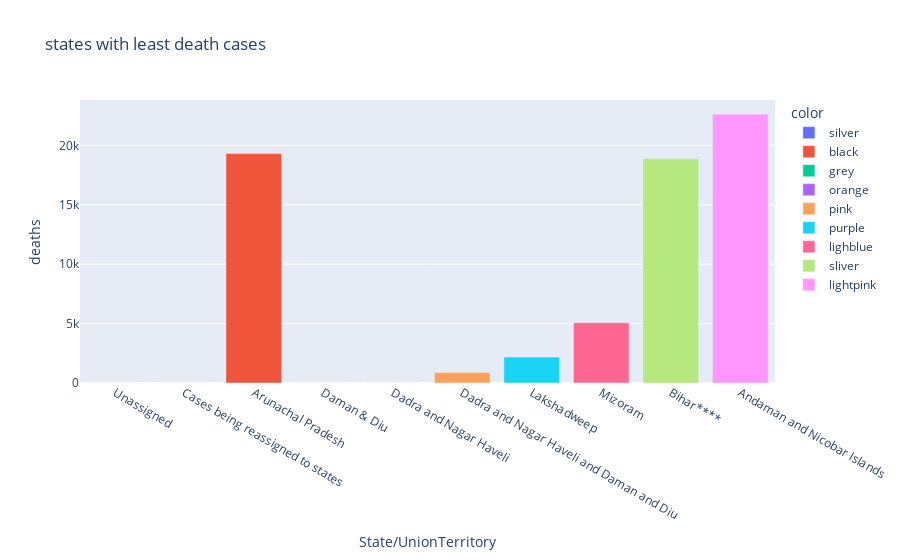

The code cell stored with this chart in its notebook:
### Code cell
fig

### Figure 1 — Plotly figure (JSON) as saved in the notebook; plotly's stock layout.template omitted (floating-point values rounded to 4 significant figures)
{"data": [{"alignmentgroup": "True", "hovertemplate": "color=silver<br>State/UnionTerritory=%{x}<br>deaths=%{y}<extra></extra>", "legendgroup": "silver", "marker": {"color": "#636efa", "pattern": {"shape": ""}}, "name": "silver", "offsetgroup": "silver", "orientation": "v", "showlegend": true, "textposition": "auto", "type": "bar", "x": ["Unassigned"], "xaxis": "x", "y": [0], "yaxis": "y"}, {"alignmentgroup": "True", "hovertemplate": "color=black<br>State/UnionTerritory=%{x}<br>deaths=%{y}<extra></extra>", "legendgroup": "black", "marker": {"color": "#EF553B", "pattern": {"shape": ""}}, "name": "black", "offsetgroup": "black", "orientation": "v", "showlegend": true, "textposition": "auto", "type": "bar", "x": ["Cases being reassigned to states", "Arunachal Pradesh"], "xaxis": "x", "y": [0, 19303], "yaxis": "y"}, {"alignmentgroup": "True", "hovertemplate": "color=grey<br>State/UnionTerritory=%{x}<br>deaths=%{y}<extra></extra>", "legendgroup": "grey", "marker": {"color": "#00cc96", "pattern": {"shape": ""}}, "name": "grey", "offsetgroup": "grey", "orientation": "v", "showlegend": true, "textposition": "auto", "type": "bar", "x": ["Daman & Diu"], "xaxis": "x", "y": [0], "yaxis": "y"}, {"alignmentgroup": "True", "hovertemplate": "color=orange<br>State/UnionTerritory=%{x}<br>deaths=%{y}<extra></extra>", "legendgroup": "orange", "marker": {"color": "#ab63fa", "pattern": {"shape": ""}}, "name": "orange", "offsetgroup": "orange", "orientation": "v", "showlegend": true, "textposition": "auto", "type": "bar", "x": ["Dadra and Nagar Haveli"], "xaxis": "x", "y": [8], "yaxis": "y"}, {"alignmentgroup": "True", "hovertemplate": "color=pink<br>State/UnionTerritory=%{x}<br>deaths=%{y}<extra></extra>", "legendgroup": "pink", "marker": {"color": "#FFA15A", "pattern": {"shape": ""}}, "name": "pink", "offsetgroup": "pink", "orientation": "v", "showlegend": true, "textposition": "auto", "type": "bar", "x": ["Dadra and Nagar Haveli and Daman and Diu"], "xaxis": "x", "y": [874], "yaxis": "y"}, {"alignmentgroup": "True", "hovertemplate": "color=purple<br>State/UnionTerritory=%{x}<br>deaths=%{y}<extra></extra>", "legendgroup": "purple", "marker": {"color": "#19d3f3", "pattern": {"shape": ""}}, "name": "purple", "offsetgroup": "purple", "orientation": "v", "showlegend": true, "textposition": "auto", "type": "bar", "x": ["Lakshadweep"], "xaxis": "x", "y": [2178], "yaxis": "y"}, {"alignmentgroup": "True", "hovertemplate": "color=lighblue<br>State/UnionTerritory=%{x}<br>deaths=%{y}<extra></extra>", "legendgroup": "lighblue", "marker": {"color": "#FF6692", "pattern": {"shape": ""}}, "name": "lighblue", "offsetgroup": "lighblue", "orientation": "v", "showlegend": true, "textposition": "auto", "type": "bar", "x": ["Mizoram"], "xaxis": "x", "y": [5073], "yaxis": "y"}, {"alignmentgroup": "True", "hovertemplate": "color=sliver<br>State/UnionTerritory=%{x}<br>deaths=%{y}<extra></extra>", "legendgroup": "sliver", "marker": {"color": "#B6E880", "pattern": {"shape": ""}}, "name": "sliver", "offsetgroup": "sliver", "orientation": "v", "showlegend": true, "textposition": "auto", "type": "bar", "x": ["Bihar****"], "xaxis": "x", "y": [18881], "yaxis": "y"}, {"alignmentgroup": "True", "hovertemplate": "color=lightpink<br>State/UnionTerritory=%{x}<br>deaths=%{y}<extra></extra>", "legendgroup": "lightpink", "marker": {"color": "#FF97FF", "pattern": {"shape": ""}}, "name": "lightpink", "offsetgroup": "lightpink", "orientation": "v", "showlegend": true, "textposition": "auto", "type": "bar", "x": ["Andaman and Nicobar Islands"], "xaxis": "x", "y": [22624], "yaxis": "y"}], "layout": {"barmode": "relative", "legend": {"title": {"text": "color"}, "tracegroupgap": 0}, "title": {"text": "states with least death cases"}, "xaxis": {"anchor": "y", "domain": [0, 1], "title": {"text": "State/UnionTerritory"}}, "yaxis": {"anchor": "x", "domain": [0, 1], "title": {"text": "deaths"}}}}
